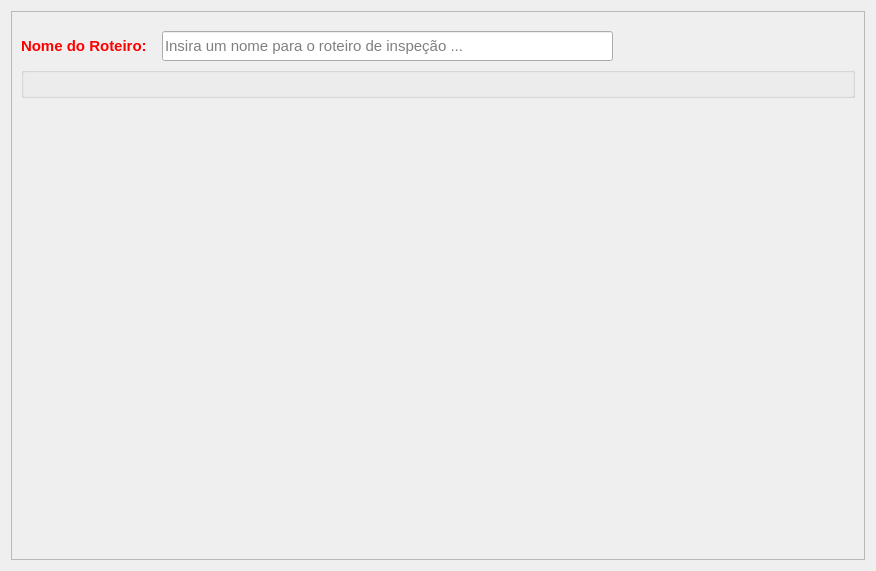
<?xml version="1.0" encoding="UTF-8"?>
<ui version="4.0">
 <class>RoteiroInspecao</class>
 <widget class="QWidget" name="RoteiroInspecao">
  <property name="geometry">
   <rect>
    <x>0</x>
    <y>0</y>
    <width>876</width>
    <height>571</height>
   </rect>
  </property>
  <property name="windowTitle">
   <string>Form</string>
  </property>
  <layout class="QVBoxLayout" name="verticalLayout_2">
   <item>
    <widget class="QScrollArea" name="scrollArea">
     <property name="widgetResizable">
      <bool>true</bool>
     </property>
     <widget class="QWidget" name="scrollAreaWidgetContents">
      <property name="geometry">
       <rect>
        <x>0</x>
        <y>0</y>
        <width>856</width>
        <height>551</height>
       </rect>
      </property>
      <layout class="QVBoxLayout" name="verticalLayout">
       <item>
        <spacer name="verticalSpacer_2">
         <property name="orientation">
          <enum>Qt::Vertical</enum>
         </property>
         <property name="sizeType">
          <enum>QSizePolicy::Fixed</enum>
         </property>
         <property name="sizeHint" stdset="0">
          <size>
           <width>20</width>
           <height>10</height>
          </size>
         </property>
        </spacer>
       </item>
       <item>
        <layout class="QHBoxLayout" name="horizontalLayout">
         <item>
          <widget class="QLabel" name="label_3">
           <property name="minimumSize">
            <size>
             <width>135</width>
             <height>30</height>
            </size>
           </property>
           <property name="maximumSize">
            <size>
             <width>135</width>
             <height>30</height>
            </size>
           </property>
           <property name="font">
            <font>
             <pointsize>11</pointsize>
             <weight>75</weight>
             <bold>true</bold>
            </font>
           </property>
           <property name="styleSheet">
            <string notr="true">color: rgb(255, 0, 0);</string>
           </property>
           <property name="text">
            <string>Nome do Roteiro:</string>
           </property>
          </widget>
         </item>
         <item>
          <widget class="QLineEdit" name="nomeRoteiroLineEdit">
           <property name="minimumSize">
            <size>
             <width>451</width>
             <height>30</height>
            </size>
           </property>
           <property name="maximumSize">
            <size>
             <width>451</width>
             <height>30</height>
            </size>
           </property>
           <property name="font">
            <font>
             <pointsize>11</pointsize>
            </font>
           </property>
           <property name="placeholderText">
            <string>Insira um nome para o roteiro de inspeção ...</string>
           </property>
          </widget>
         </item>
         <item>
          <spacer name="horizontalSpacer_2">
           <property name="orientation">
            <enum>Qt::Horizontal</enum>
           </property>
           <property name="sizeHint" stdset="0">
            <size>
             <width>40</width>
             <height>20</height>
            </size>
           </property>
          </spacer>
         </item>
        </layout>
       </item>
       <item>
        <widget class="QGroupBox" name="groupBoxRoteiro">
         <property name="title">
          <string/>
         </property>
        </widget>
       </item>
       <item>
        <spacer name="verticalSpacer_4">
         <property name="orientation">
          <enum>Qt::Vertical</enum>
         </property>
         <property name="sizeType">
          <enum>QSizePolicy::Expanding</enum>
         </property>
         <property name="sizeHint" stdset="0">
          <size>
           <width>20</width>
           <height>5</height>
          </size>
         </property>
        </spacer>
       </item>
      </layout>
     </widget>
    </widget>
   </item>
  </layout>
 </widget>
 <resources/>
 <connections/>
</ui>
